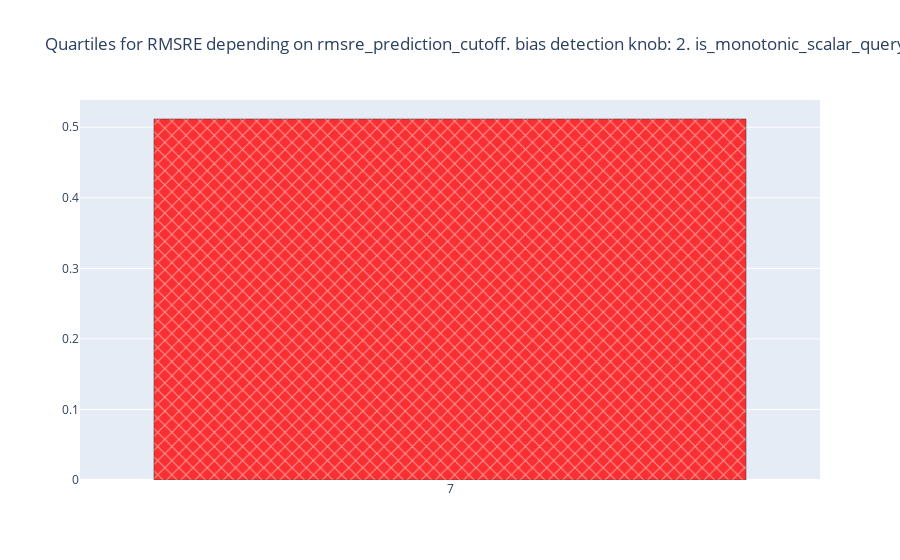

The cell this chart's notebook holds for it:
### Code cell
bars_args = {
            "df": budget_df.query(f"bias_detection_knob == '0' or bias_detection_knob == '{bias_detection_knob}'"),
            "metric": "avg_budget",
            "x_axis": "num_days_per_epoch",
            "x_axis_title": "",
            "y_axis_title": BUDGET_CONSUMPTION_Y_AVG,
            # "ordering": ("rmsre_prediction_cutoff", "str"),
            "ordering": None,
            "log_y": False,
            "showlegend": False,
            "baselines_order": BIAS_BASELINES_ORDER,
            "y_range": [0,1],
        }
budget_fig = go.Figure()
for trace in bars(**bars_args):
    budget_fig.add_trace(trace)
budget_fig.update_layout(title=f"Quartiles for RMSRE depending on rmsre_prediction_cutoff. bias detection knob: {bias_detection_knob}. is_monotonic_scalar_query: {is_monotonic_scalar_query}.")
budget_fig

### Figure 1 — Plotly figure (JSON) as saved in the notebook; plotly's stock layout.template omitted (floating-point values rounded to 4 significant figures)
{"data": [{"legendgroup": "IPA-like (off-device)", "marker": {"color": "red", "line": {"color": "black"}, "pattern": {"shape": "x"}}, "name": "IPA-like (off-device)", "opacity": 0.8, "showlegend": false, "type": "bar", "x": ["7"], "y": [0.5117]}, {"legendgroup": "ARA-like (on-device)", "marker": {"color": "green", "line": {"color": "black"}, "pattern": {"shape": "\\"}}, "name": "ARA-like (on-device)", "opacity": 0.8, "showlegend": false, "type": "bar", "x": [], "y": []}, {"legendgroup": "Cookie Monster without bias measurement", "marker": {"color": "blue", "line": {"color": "black"}, "pattern": {"shape": "/"}}, "name": "Cookie Monster without bias measurement", "opacity": 0.8, "showlegend": false, "type": "bar", "x": [], "y": []}, {"legendgroup": "Cookie Monster with bias measurement", "marker": {"color": "purple", "line": {"color": "black"}, "pattern": {"shape": "|"}}, "name": "Cookie Monster with bias measurement", "opacity": 0.8, "showlegend": false, "type": "bar", "x": [], "y": []}], "layout": {"title": {"text": "Quartiles for RMSRE depending on rmsre_prediction_cutoff. bias detection knob: 2. is_monotonic_scalar_query: True."}}}
